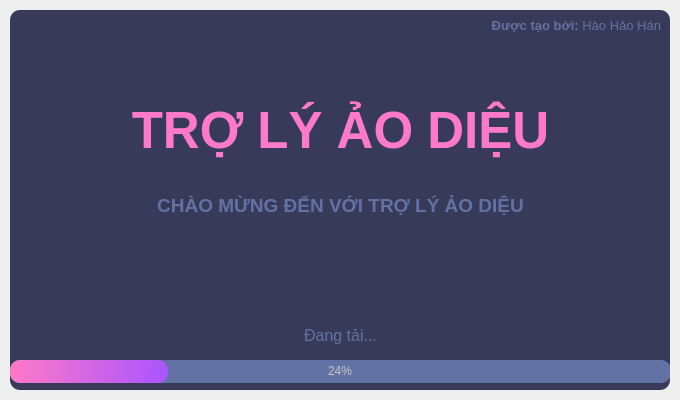
<?xml version="1.0" encoding="UTF-8"?>
<ui version="4.0">
 <class>SplashScreen</class>
 <widget class="QMainWindow" name="SplashScreen">
  <property name="geometry">
   <rect>
    <x>0</x>
    <y>0</y>
    <width>680</width>
    <height>400</height>
   </rect>
  </property>
  <property name="windowTitle">
   <string>MainWindow</string>
  </property>
  <widget class="QWidget" name="centralwidget">
   <layout class="QVBoxLayout" name="verticalLayout">
    <property name="spacing">
     <number>0</number>
    </property>
    <property name="leftMargin">
     <number>10</number>
    </property>
    <property name="topMargin">
     <number>10</number>
    </property>
    <property name="rightMargin">
     <number>10</number>
    </property>
    <property name="bottomMargin">
     <number>10</number>
    </property>
    <item>
     <widget class="QFrame" name="dropShadowFrame">
      <property name="styleSheet">
       <string notr="true">QFrame {
	background-color: rgb(56, 58, 89);
	color: rgb(220, 220, 220);
	border-radius: 10px;
}</string>
      </property>
      <property name="frameShape">
       <enum>QFrame::StyledPanel</enum>
      </property>
      <property name="frameShadow">
       <enum>QFrame::Raised</enum>
      </property>
      <widget class="QLabel" name="label_title">
       <property name="geometry">
        <rect>
         <x>10</x>
         <y>70</y>
         <width>641</width>
         <height>101</height>
        </rect>
       </property>
       <property name="font">
        <font>
         <family>Segoe UI</family>
         <pointsize>38</pointsize>
        </font>
       </property>
       <property name="styleSheet">
        <string notr="true">color: rgb(254, 121, 199);</string>
       </property>
       <property name="text">
        <string>&lt;strong&gt;TRỢ LÝ ẢO DIỆU</string>
       </property>
       <property name="alignment">
        <set>Qt::AlignCenter</set>
       </property>
      </widget>
      <widget class="QLabel" name="label_description">
       <property name="geometry">
        <rect>
         <x>10</x>
         <y>170</y>
         <width>641</width>
         <height>51</height>
        </rect>
       </property>
       <property name="font">
        <font>
         <family>Segoe UI</family>
         <pointsize>14</pointsize>
        </font>
       </property>
       <property name="styleSheet">
        <string notr="true">color: rgb(98, 114, 164);</string>
       </property>
       <property name="text">
        <string>&lt;strong&gt;CHÀO MỪNG ĐẾN VỚI TRỢ LÝ ẢO DIỆU</string>
       </property>
       <property name="alignment">
        <set>Qt::AlignCenter</set>
       </property>
      </widget>
      <widget class="QProgressBar" name="progressBar">
       <property name="geometry">
        <rect>
         <x>0</x>
         <y>350</y>
         <width>661</width>
         <height>23</height>
        </rect>
       </property>
       <property name="styleSheet">
        <string notr="true">QProgressBar {
	background-color: rgb(98, 114, 164);
	color: rgb(200, 200, 200);
	border-style: none;
	border-radius: 10px;
	text-align: center;
}
QProgressBar::chunk {
	border-radius: 10px;
	background-color: qlineargradient(spread:pad, x1:0, y1:0.608, x2:1, y2:0.619, stop:0 rgba(254, 121, 199, 255), stop:0.995025 rgba(170, 85, 255, 255));
}</string>
       </property>
       <property name="value">
        <number>24</number>
       </property>
      </widget>
      <widget class="QLabel" name="label_loading">
       <property name="geometry">
        <rect>
         <x>10</x>
         <y>310</y>
         <width>641</width>
         <height>31</height>
        </rect>
       </property>
       <property name="font">
        <font>
         <family>Segoe UI</family>
         <pointsize>12</pointsize>
        </font>
       </property>
       <property name="styleSheet">
        <string notr="true">color: rgb(98, 114, 164);</string>
       </property>
       <property name="text">
        <string>Đang tải...</string>
       </property>
       <property name="alignment">
        <set>Qt::AlignCenter</set>
       </property>
      </widget>
      <widget class="QLabel" name="label_credits">
       <property name="geometry">
        <rect>
         <x>10</x>
         <y>0</y>
         <width>641</width>
         <height>31</height>
        </rect>
       </property>
       <property name="font">
        <font>
         <family>Segoe UI</family>
         <pointsize>10</pointsize>
        </font>
       </property>
       <property name="styleSheet">
        <string notr="true">color: rgb(98, 114, 164);</string>
       </property>
       <property name="text">
        <string>&lt;strong&gt;Được tạo bởi:&lt;/strong&gt; Hào Hảo Hán</string>
       </property>
       <property name="alignment">
        <set>Qt::AlignRight|Qt::AlignTrailing|Qt::AlignVCenter</set>
       </property>
      </widget>
     </widget>
    </item>
   </layout>
  </widget>
 </widget>
 <resources/>
 <connections/>
</ui>
